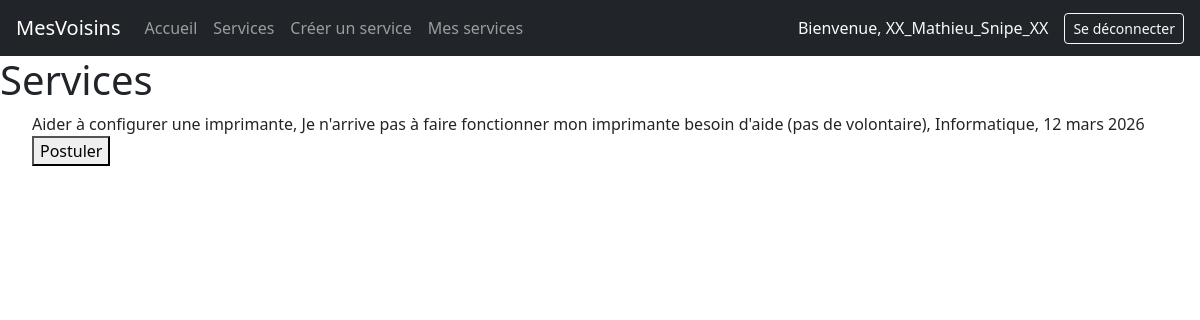
The page /app/services/ (signed in) on the database its author committed.
### app/models.py (models this page shows, shortened)
class Service(models.Model):
    title = models.CharField(max_length=100)
    description = models.TextField()
    skill = models.ForeignKey(Skill, on_delete=models.CASCADE)
    creator = models.ForeignKey('auth.User', on_delete=models.CASCADE, related_name='services_crees')
    volunteer = models.ForeignKey('auth.User', null=True, blank=True, on_delete=models.SET_NULL, related_name='volunteer')
    date = models.DateField()
    created_at = models.DateTimeField(auto_now_add=True)

class Skill(models.Model):
    name = models.CharField(max_length=100)
    category = models.ForeignKey('Category',null=True, blank=True, on_delete=models.CASCADE)

### app/views.py (the view)
# urls.py: path("services/", views.services, name="services"),
@login_required
def services(request):
    user_services = Service.objects.filter(creator=request.user)
    services = Service.objects.filter(volunteer__isnull=True)
    context = {"services": services,"user_services": user_services}
    return render(request, 'services.html', context)

### app/templates/services.html (shortened to what this page needs)
{% extends "base.html" %}
{% block content %}
<h1>Services</h1>
<ul>
  {% for service in services %}
  {% if not service in user_services %}
  <div>{{ service.title }},
  {{ service.description }},
  {{ service.skill.name }},
  {{ service.date }}</div>
    <form action="{% url 'app:postulez' service.id %}" method="post">
      <button>Postuler</button>
    </form>
  {% endif %}
  {% endfor %}
</ul>
{% endblock %}

### templates/base.html (shortened to what this page needs)
{% load django_bootstrap5 %}
<!doctype html>
<html lang="fr">
  <head>    <meta charset="UTF-8" />
    {% load django_bootstrap5 %}
    {% bootstrap_css %}
</head>
  <body>
    <header>
      <nav class="navbar navbar-expand-lg navbar-dark bg-dark px-3">
      <a class="navbar-brand" href="{% url 'app:home' %}">MesVoisins</a>
      <div class="collapse navbar-collapse">
        <ul class="navbar-nav me-auto">
          <li class="nav-item">
            <a class="nav-link" href="{% url 'app:home' %}">Accueil</a>
          </li>
          {% if user.is_authenticated %}
          <li class="nav-item">
            <a class="nav-link" href="{% url 'app:services' %}">Services</a>
          </li>
          <li class="nav-item">
            <a class="nav-link" href="{% url 'app:create_service' %}">Créer un service</a>
          </li>
          <li class="nav-item">
            <a class="nav-link" href="{% url 'app:my_services' %}">Mes services</a>
          </li>
          {% endif %}
        </ul>
        <ul class="navbar-nav ms-auto align-items-center">
          {% if user.is_authenticated %}
          <li class="nav-item">
            <span class="navbar-text text-light me-3">Bienvenue, {{ user.username }}</span>
          </li>
          <li class="nav-item">
            <form method="post" action="{% url 'logout' %}">
              <button type="submit" class="btn btn-outline-light btn-sm">Se déconnecter</button>
            </form>
          </li>
          {% else %}
          <li class="nav-item">
            <a class="btn btn-outline-light btn-sm" href="{% url 'login' %}">Connexion</a>
          </li>
          {% endif %}
        </ul>
      </div>
    </nav>
    </header>
    <main>{% block content %}{% endblock %}</main>
  </body>
</html>

### rows shown on the page
Service: title "Aider à configurer une imprimante", description "Je n'arrive pas à faire fonctionner mon imprimante besoin d'aide (pas de volontaire)", skill.name "Informatique", date "12 mars 2026"

### other values the page prints
{{ user.username }} "XX_Mathieu_Snipe_XX"
